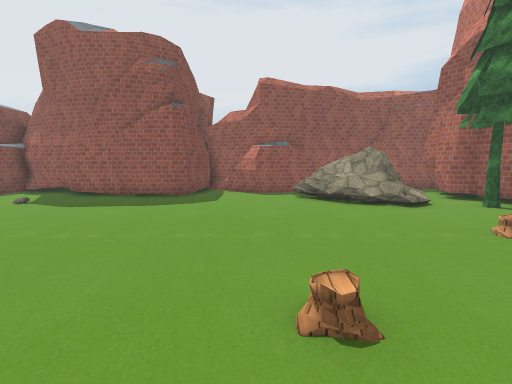
view 1 (above)

16 first-person views from a walk through a 3-D level made in the Unity game engine. The camera is 1.5 m above the floor, tilts 6° down and sees 85° across. The floor is counted in squares, 1 m on a side. Each view is taken from the middle of a square. On the plan, view 1 faces up. The plan holds only what a view shows up to about 14 squares ahead; the rest is blank. The place goes on beyond the plan. The player character is not drawn. Some surface patterns are stand-ins.

view 2
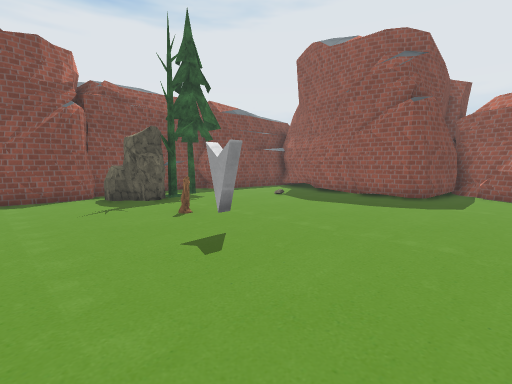

view 3
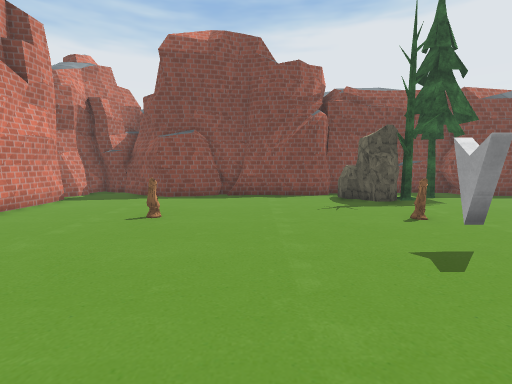

view 4
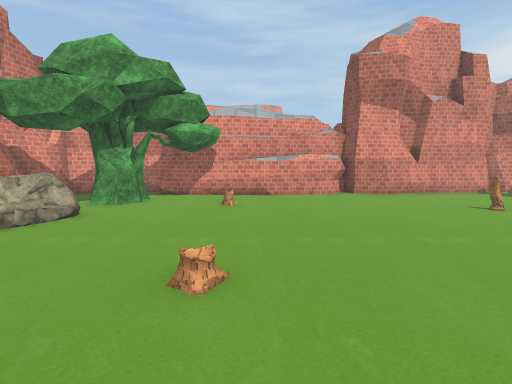

view 5
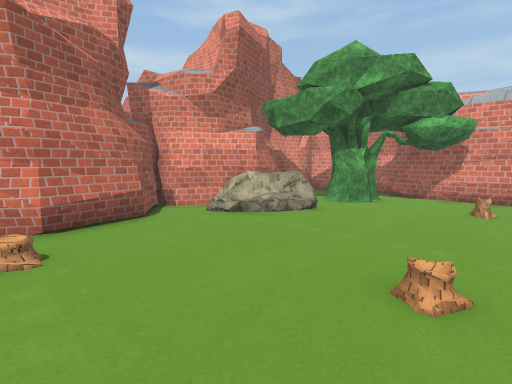

view 6
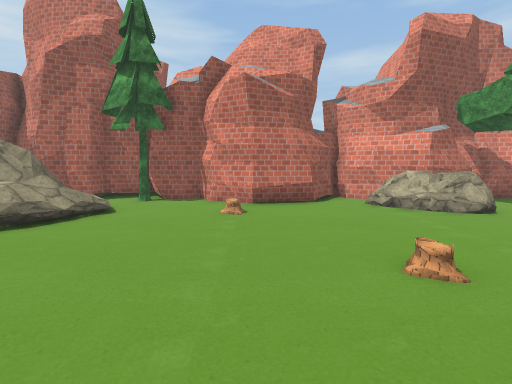

view 7
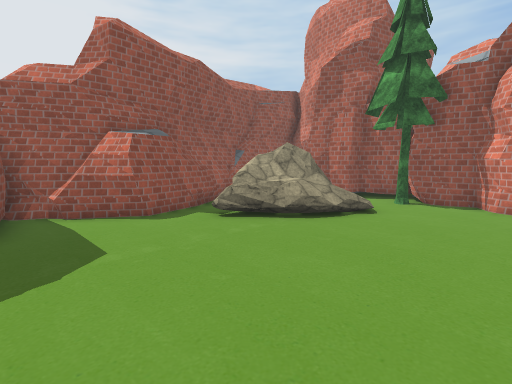

view 8
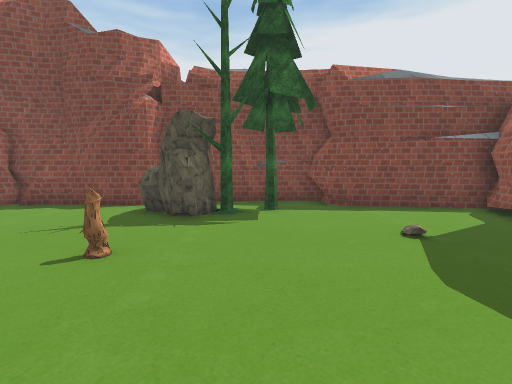

view 9
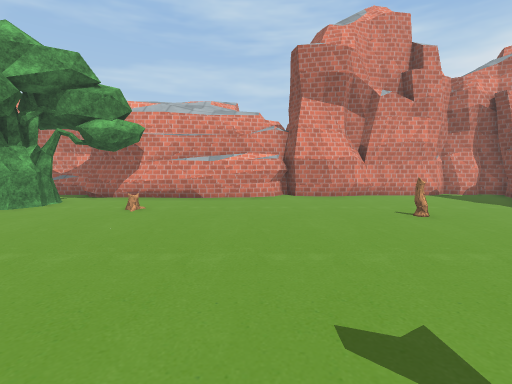

view 10
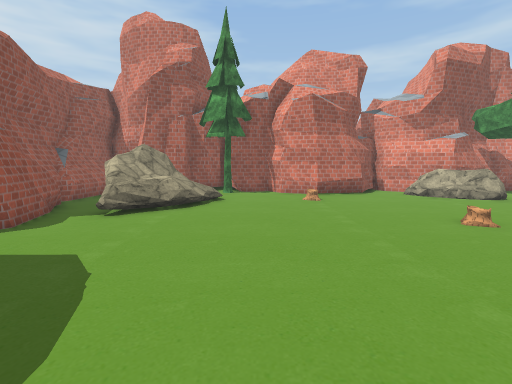

view 11
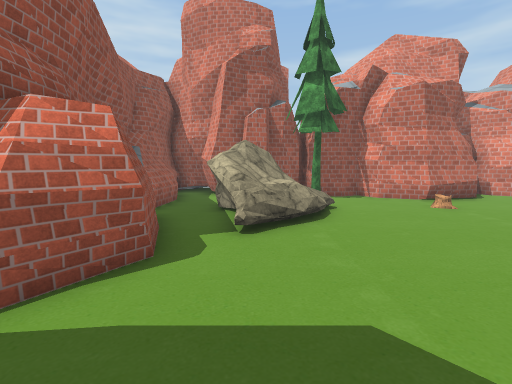

view 12
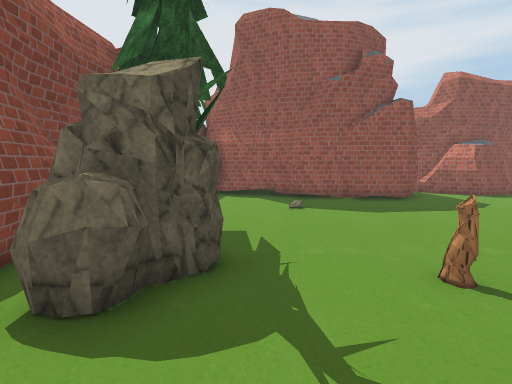

view 13
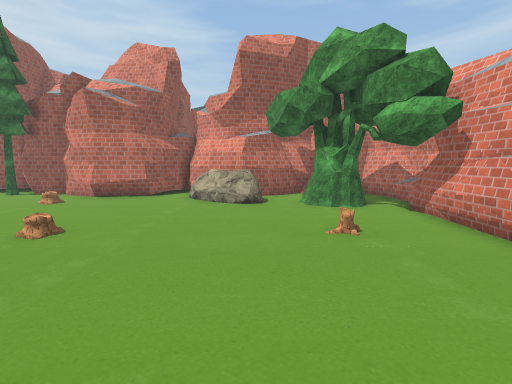

view 14
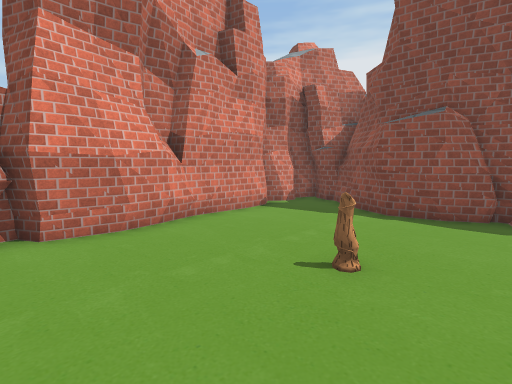

view 15
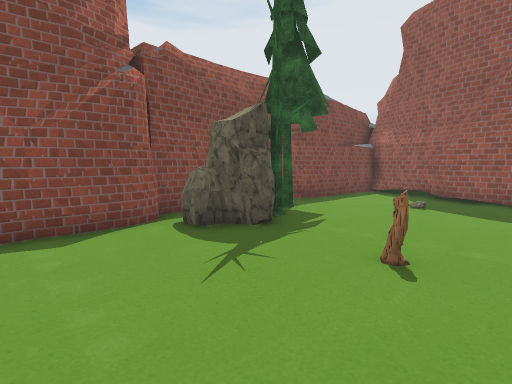

view 16
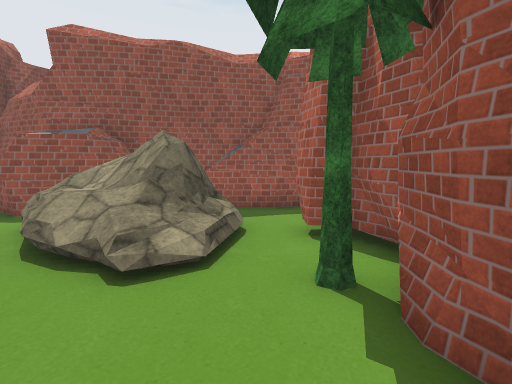

### Floor plan
Key: @ floor where view 1 was taken; # wall or solid block; . main floor; : floor 0.25 m higher than the main floor; + floor 0.5 m higher than the main floor; = window, fence, low wall or low ledge; R rock; T tree; S stump; O other object.
Columns run from 14 left of view 1 to 9 right of it. Each row starts with its distance up from view 1.
 16            ###   #######
 15   #        #=#####=.===#
 14   ####     #..###.....##
 13   #..#######.....RRRR..#
 12  ##.............R   R.##
 11  #...............R  +..#
 10 ##................:+:..#
  9 ##....................T#
  8 # T....................#
  7 ###...................##
  6 # RT..................#
  5 #RRR.................##
  4 ##RR...S.O...........##
  3  #....................##
  2  #.....................#
  1  #...................R.#
  0  #............@.....RR##
 -1 ##..................RR#
 -2 ##.................RRR#
 -3  ##...S...............##
 -4  ##............O...TT..#
 -5 ##.................T#..#
 -6 #..................TT..#
 -7 #.......##.########....#
 -8 ############     #######

Where each view was taken, in squares from view 1:
view 1: 0 up, 0 right, facing up
view 2: 0 up, 0 right, facing up-left
view 3: 0 up, 0 right, facing left
view 4: 6 up, 0 right, facing down
view 5: 6 up, 0 right, facing down-right
view 6: 5 up, 3 left, facing right
view 7: 6 up, 3 left, facing up-right
view 8: 7 up, 3 left, facing left
view 9: 5 up, 3 left, facing down
view 10: 8 up, 6 left, facing right
view 11: 12 up, 4 left, facing right
view 12: 1 up, 10 left, facing up
view 13: 2 down, 5 left, facing right
view 14: 1 down, 4 left, facing down-left
view 15: 0 up, 6 left, facing up-left
view 16: 6 up, 7 right, facing up
